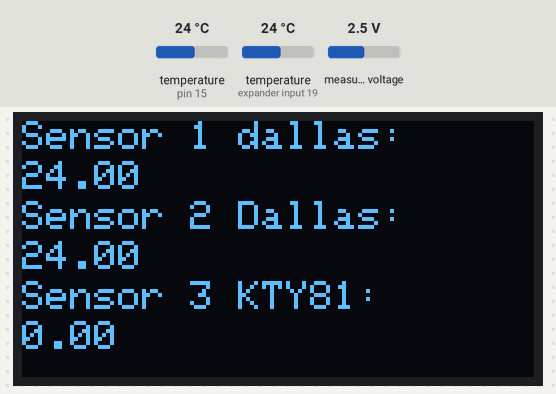
Simulated run of this sketch. Board: Arduino Uno, built with avr-gcc and run on an emulated ATmega328P. Shown: 128×64 one-colour display. The test bench sets the inputs (shaded band); at power-on: temperature (sensors on pin 15, expander input 19) 24 °C, measured voltage 2.5 V. What the sketch prints to the serial monitor is not drawn.

Above: at 1.6 s.
1.7 s: temperature (sensor on pin 15) set to 12 °C
At 5.5 s:
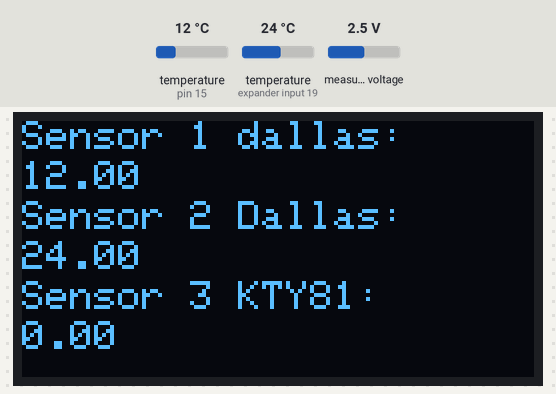
5.6 s: temperature (sensor on expander input 19) set to 12 °C
At 7.2 s:
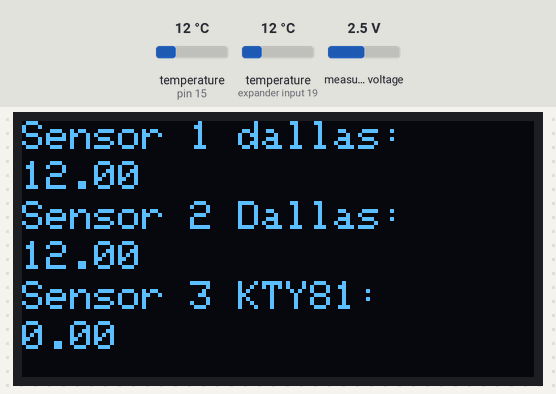
8.9 s: temperature (sensor on pin 15) set to 19 °C
11.2 s: temperature (sensor on expander input 19) set to 19 °C
At 12.7 s:
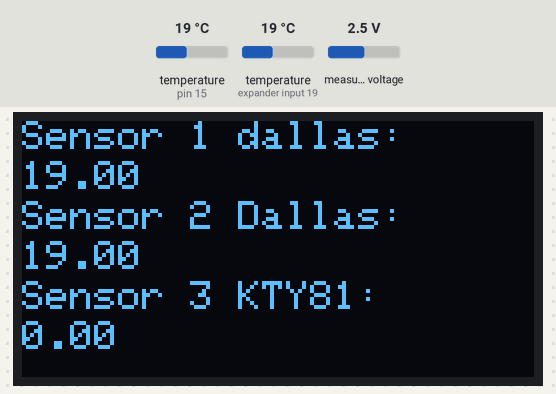
14.4 s: temperature (sensor on pin 15) set to 28 °C
At 16.0 s:
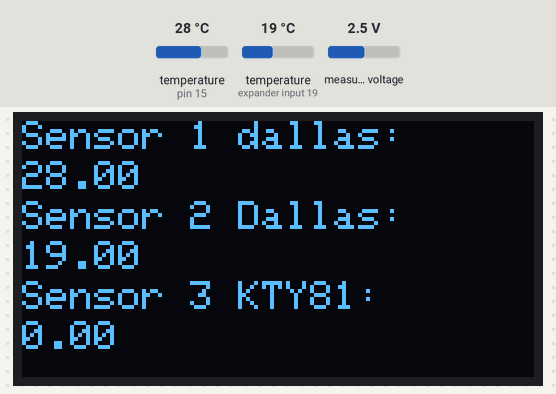
16.7 s: temperature (sensor on expander input 19) set to 28 °C
At 17.8 s:
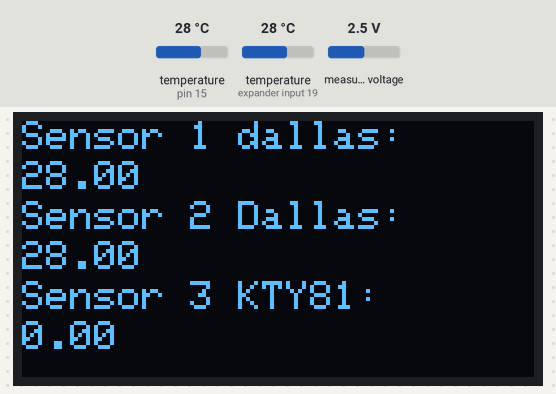
Timing chart, 0 to 19.7 s (numbered marks = the images above; inputs shaded):
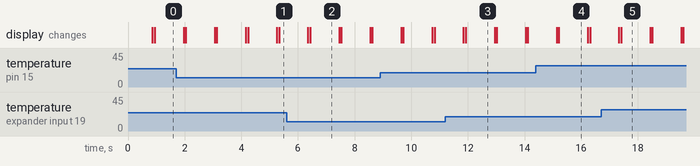

Measured:
- after the input at 1.7 s, the display: first changes after 0.26 s (image 1 shows a later state)
- after the input at 5.6 s, the display: first differs from a run without the input after 0.83 s (image 2)
- after the input at 11.2 s, the display: first differs from a run without the input after 0.72 s (image 3)
- after the input at 14.4 s, the display: first changes after 0.74 s (image 4 shows a later state)
- after the input at 16.7 s, the display: first differs from a run without the input after 0.71 s (image 5)
- what the display in image 2 shows lasts 1.1 s, from 6.4 s to 7.5 s

The sketch:

Temperatuur_sensoren.ino
```cpp
// Include the libraries we need
#include <OneWire.h>
#include <DallasTemperature.h>
#include <Wire.h>
#include <Adafruit_GFX.h>
#include <Adafruit_SSD1306.h>
#include <Adafruit_ADS1015.h>

Adafruit_ADS1115 ads(0x48);
float temp = 0.0;
float temp1 = 0.0;

#define SCREEN_WIDTH 128 // OLED display width, in pixels
#define SCREEN_HEIGHT 64 // OLED display height, in pixels

// Declaration for an SSD1306 display connected to I2C (SDA, SCL pins)
Adafruit_SSD1306 display(SCREEN_WIDTH, SCREEN_HEIGHT, &Wire, -1);


// Data wire is connected to GPIO15
#define ONE_WIRE_BUS 15
// Setup a oneWire instance to communicate with a OneWire device
OneWire oneWire(ONE_WIRE_BUS);
// Pass our oneWire reference to Dallas Temperature sensor
DallasTemperature sensors(&oneWire);

DeviceAddress sensor1 = { 0x28, 0x31, 0x92, 0x9C, 0xB, 0x0, 0x0, 0xC2 };
DeviceAddress sensor2 = { 0x28, 0xE9, 0x25, 0x9B, 0xB, 0x0, 0x0, 0x3F };

void setup(){

   if(!display.begin(SSD1306_SWITCHCAPVCC, 0x3C)) { // Address 0x3D for 128x64
    Serial.println(F("SSD1306 allocation failed"));
    for(;;);
   }
  Serial.begin(115200);
  sensors.begin();
  ads.begin();
}

void loop (){
  Serial.println("Requesting temperatures...");
  sensors.requestTemperatures(); // Send the command to get temperatures
  Serial.println("DONE");

  Serial.print("Sensor 1(*C): ");
  Serial.println(sensors.getTempC(sensor1));


  Serial.print("Sensor 2(*C): ");
  Serial.println(sensors.getTempC(sensor2));

   display.clearDisplay();

  display.setTextSize(1);
  display.setTextColor(WHITE);
  display.setCursor(0, 0);
  // Display static text
  display.println("Sensor 1 dallas:");

  display.setTextSize(1);
  display.setTextColor(WHITE);
  display.setCursor(0, 10);
  // Display static text
  display.println(sensors.getTempC(sensor1));
  display.display();

   display.setTextSize(1);
  display.setTextColor(WHITE);
  display.setCursor(0, 20);
  // Display static text
  display.println("Sensor 2 Dallas:");

  display.setTextSize(1);
  display.setTextColor(WHITE);
  display.setCursor(0, 30);
  // Display static text
  display.println(sensors.getTempC(sensor2));
  display.display();

  int16_t adc0;

  adc0 = ads.readADC_SingleEnded(0);
  temp = (adc0 * 0.1875)/1000; // convert ADC value into voltage
  temp1 = temp * 10;

  Serial.print("Sensor 3 KTY81: ");
  Serial.println(temp1, 7);
  Serial.println();

   display.setTextSize(1);
  display.setTextColor(WHITE);
  display.setCursor(0, 40);
  // Display static text
  display.println("Sensor 3 KTY81:");

  display.setTextSize(1);
  display.setTextColor(WHITE);
  display.setCursor(0, 50);
  // Display static text
  display.println(temp1);
  display.display();


  delay(200);
}
```
